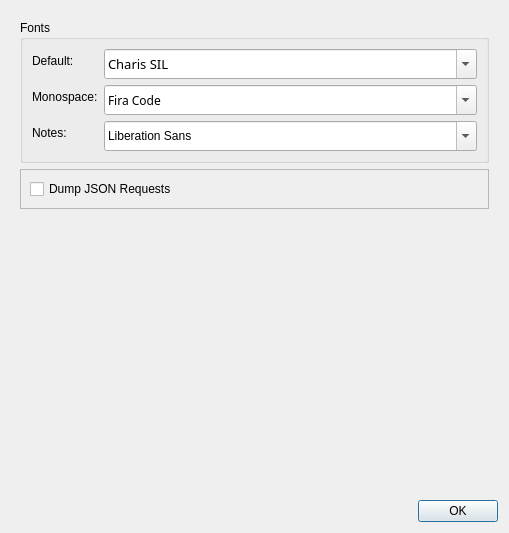
<?xml version="1.0" encoding="UTF-8"?>
<ui version="4.0">
 <class>SettingsDialog</class>
 <widget class="QDialog" name="SettingsDialog">
  <property name="windowModality">
   <enum>Qt::NonModal</enum>
  </property>
  <property name="geometry">
   <rect>
    <x>0</x>
    <y>0</y>
    <width>509</width>
    <height>533</height>
   </rect>
  </property>
  <property name="windowTitle">
   <string>Settings</string>
  </property>
  <property name="modal">
   <bool>true</bool>
  </property>
  <layout class="QVBoxLayout" name="verticalLayout">
   <item>
    <widget class="QFrame" name="frame">
     <property name="frameShape">
      <enum>QFrame::NoFrame</enum>
     </property>
     <property name="frameShadow">
      <enum>QFrame::Raised</enum>
     </property>
     <layout class="QVBoxLayout" name="verticalLayout_2">
      <item>
       <widget class="QGroupBox" name="groupBox_2">
        <property name="title">
         <string>Fonts</string>
        </property>
        <layout class="QFormLayout" name="formLayout_2">
         <item row="0" column="0">
          <widget class="QLabel" name="label">
           <property name="text">
            <string>Default:</string>
           </property>
          </widget>
         </item>
         <item row="1" column="0">
          <widget class="QLabel" name="label_2">
           <property name="sizePolicy">
            <sizepolicy hsizetype="Preferred" vsizetype="Preferred">
             <horstretch>0</horstretch>
             <verstretch>0</verstretch>
            </sizepolicy>
           </property>
           <property name="text">
            <string>Monospace:</string>
           </property>
          </widget>
         </item>
         <item row="2" column="0">
          <widget class="QLabel" name="label_3">
           <property name="text">
            <string>Notes:</string>
           </property>
          </widget>
         </item>
         <item row="0" column="1">
          <widget class="QFontComboBox" name="font_default">
           <property name="minimumSize">
            <size>
             <width>0</width>
             <height>30</height>
            </size>
           </property>
           <property name="font">
            <font>
             <family>Charis SIL</family>
             <pointsize>10</pointsize>
             <italic>false</italic>
            </font>
           </property>
           <property name="currentText">
            <string>Charis SIL</string>
           </property>
          </widget>
         </item>
         <item row="1" column="1">
          <widget class="QFontComboBox" name="font_mono">
           <property name="minimumSize">
            <size>
             <width>0</width>
             <height>30</height>
            </size>
           </property>
           <property name="font">
            <font>
             <family>Fira Code</family>
            </font>
           </property>
           <property name="currentText">
            <string>Fira Code</string>
           </property>
          </widget>
         </item>
         <item row="2" column="1">
          <widget class="QFontComboBox" name="font_notes">
           <property name="minimumSize">
            <size>
             <width>0</width>
             <height>30</height>
            </size>
           </property>
          </widget>
         </item>
        </layout>
       </widget>
      </item>
      <item>
       <widget class="QFrame" name="settings_debug">
        <property name="frameShape">
         <enum>QFrame::StyledPanel</enum>
        </property>
        <property name="frameShadow">
         <enum>QFrame::Raised</enum>
        </property>
        <layout class="QVBoxLayout" name="verticalLayout_4">
         <item>
          <widget class="QCheckBox" name="debug_show_json">
           <property name="text">
            <string>Dump JSON Requests</string>
           </property>
          </widget>
         </item>
        </layout>
       </widget>
      </item>
      <item>
       <spacer name="verticalSpacer">
        <property name="orientation">
         <enum>Qt::Vertical</enum>
        </property>
        <property name="sizeHint" stdset="0">
         <size>
          <width>20</width>
          <height>40</height>
         </size>
        </property>
       </spacer>
      </item>
     </layout>
    </widget>
   </item>
   <item>
    <widget class="QDialogButtonBox" name="buttonBox">
     <property name="orientation">
      <enum>Qt::Horizontal</enum>
     </property>
     <property name="standardButtons">
      <set>QDialogButtonBox::Ok</set>
     </property>
    </widget>
   </item>
  </layout>
 </widget>
 <resources/>
 <connections>
  <connection>
   <sender>buttonBox</sender>
   <signal>accepted()</signal>
   <receiver>SettingsDialog</receiver>
   <slot>accept()</slot>
   <hints>
    <hint type="sourcelabel">
     <x>248</x>
     <y>254</y>
    </hint>
    <hint type="destinationlabel">
     <x>157</x>
     <y>274</y>
    </hint>
   </hints>
  </connection>
  <connection>
   <sender>font_default</sender>
   <signal>currentFontChanged(QFont)</signal>
   <receiver>SettingsDialog</receiver>
   <slot>set_default_font()</slot>
   <hints>
    <hint type="sourcelabel">
     <x>252</x>
     <y>32</y>
    </hint>
    <hint type="destinationlabel">
     <x>209</x>
     <y>267</y>
    </hint>
   </hints>
  </connection>
  <connection>
   <sender>font_mono</sender>
   <signal>currentFontChanged(QFont)</signal>
   <receiver>SettingsDialog</receiver>
   <slot>set_mono_font()</slot>
   <hints>
    <hint type="sourcelabel">
     <x>252</x>
     <y>66</y>
    </hint>
    <hint type="destinationlabel">
     <x>209</x>
     <y>267</y>
    </hint>
   </hints>
  </connection>
  <connection>
   <sender>font_notes</sender>
   <signal>currentFontChanged(QFont)</signal>
   <receiver>SettingsDialog</receiver>
   <slot>set_notes_font()</slot>
   <hints>
    <hint type="sourcelabel">
     <x>294</x>
     <y>137</y>
    </hint>
    <hint type="destinationlabel">
     <x>254</x>
     <y>266</y>
    </hint>
   </hints>
  </connection>
 </connections>
 <slots>
  <slot>set_default_font()</slot>
  <slot>set_mono_font()</slot>
  <slot>set_notes_font()</slot>
 </slots>
</ui>
